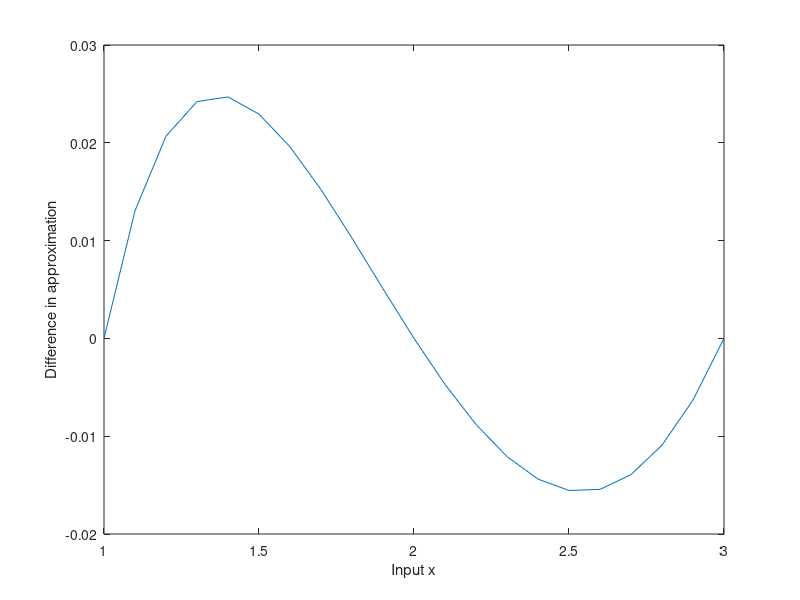

Write the MATLAB code that produced this figure.
x= [1:.1:3];
f1= log(x);
f2= (log(3)*(x.^2-3*x + 2)/2)-(log(2)*(x.^2-4.*x+3));
f3= f1-f2;


figure
% plot(x,f1,x,f2)
% legend('ln x', 'Polynomial P(x)')
% xlabel('Input x')
% ylabel('Function value')
plot(x,f3)
xlabel('Input x')
ylabel('Difference in approximation')
    
